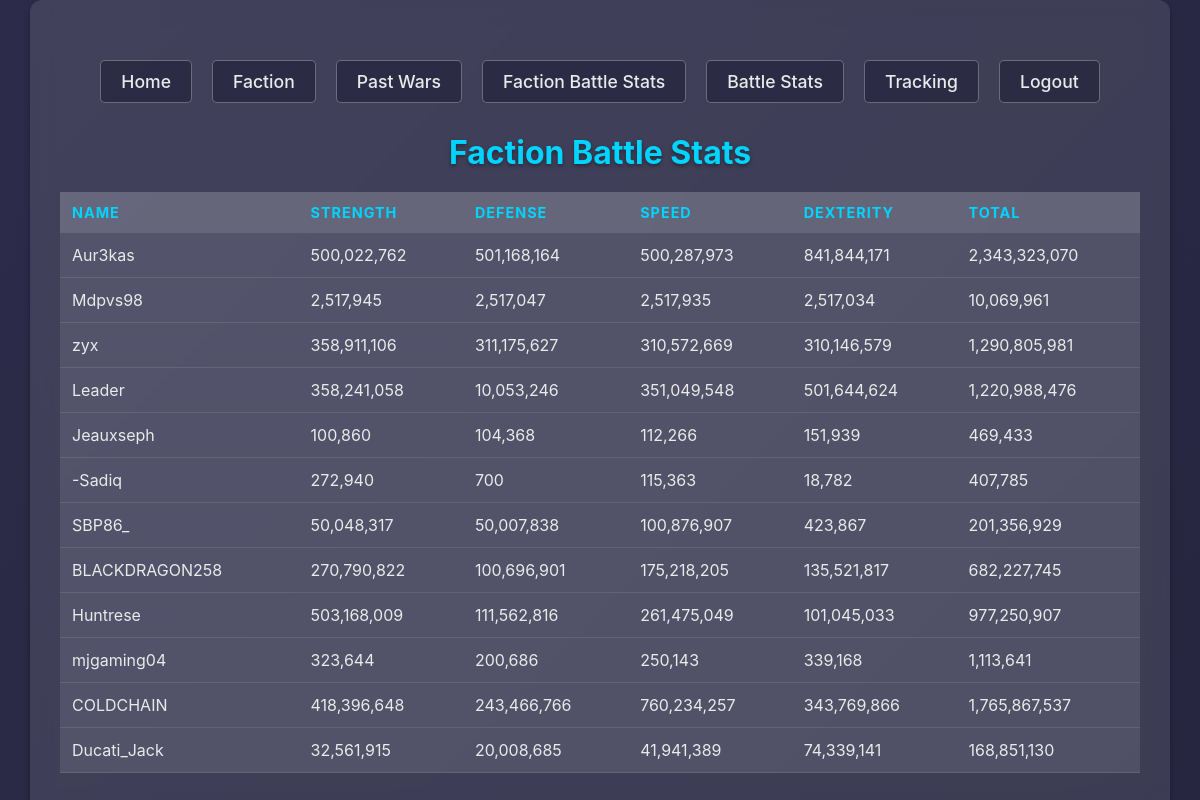
Screenshot of /faction-battle-stats with the database file from the repository.
### tables this page shows
CREATE TABLE battlestats (
                id INTEGER PRIMARY KEY AUTOINCREMENT,    -- Unique identifier
                name TEXT NOT NULL,                      -- User name
                user_id REAL NOT NULL UNIQUE,            -- User ID
                strength REAL NOT NULL,                  -- Strength stat
                defense REAL NOT NULL,                   -- Defense stat
                speed REAL NOT NULL,                     -- Speed stat
                dexterity REAL NOT NULL,                 -- Dexterity stat
                total REAL GENERATED ALWAYS AS (         -- Automatically calculates total stats
                    strength + defense + speed + dexterity
                ) STORED,
                last_updated DATETIME DEFAULT CURRENT_TIMESTAMP -- Timestamp for last update
            );

### app.py (the view)
@app.route('/faction-battle-stats')
def faction_battle_stats():
    conn = sqlite3.connect('battlestats.db')
    cursor = conn.cursor()
    cursor.execute("SELECT name, strength, defense, speed, dexterity, total FROM battlestats")
    faction_stats = cursor.fetchall()
    conn.close()
    return render_template('faction-battle-stats.html', faction_stats=faction_stats, int=int)

### app.py (called while the page is built)
@app.template_filter('to_int')
def to_int(value):
    return int(value)

### templates/faction-battle-stats.html (shortened to what this page needs)
<!DOCTYPE html>
<html lang="en">
<head>
</head>
<body>
    <div class="container">
        <nav>
            <ul>
                <li><a href="/dashboard">Home</a></li>
                <li><a href="/faction">Faction</a></li>
                <li><a href="/past-wars">Past Wars</a></li>
                <li><a href="/faction-battle-stats">Faction Battle Stats</a></li>
                <li><a href="/battle-stats">Battle Stats</a></li>
                <li><a href="/track-enemy">Tracking</a></li>
                <li><a href="/logout">Logout</a></li>
            </ul>
        </nav>
        <h1>Faction Battle Stats</h1>
        <table data-sort="asc">
            <thead>
                <tr>
                    <th>Name</th>
                    <th>Strength</th>
                    <th>Defense</th>
                    <th>Speed</th>
                    <th>Dexterity</th>
                    <th>Total</th>
                </tr>
            </thead>
            <tbody>
                {% for member in faction_stats %}
                <tr>
                    <td>{{ member[0] }}</td>
                    <td>{{ "{:,}".format(member[1] | to_int) }}</td>
                    <td>{{ "{:,}".format(member[2] | to_int) }}</td>
                    <td>{{ "{:,}".format(member[3] | to_int) }}</td>
                    <td>{{ "{:,}".format(member[4] | to_int) }}</td>
                    <td>{{ "{:,}".format(member[5] | to_int) }}</td>
                </tr>
                {% endfor %}
            </tbody>
        </table>
    </div>
</body>
</html>

### templates/faction-battle-stats.html (style rules this page uses)
body { font-family: 'Inter', -apple-system, BlinkMacSystemFont, 'Segoe UI', Roboto, 'Helvetica Neue', Arial, sans-serif; background: linear-gradient(-45deg, #0f0f1a, #1a1a2e, #24243e, #2c2c4a); background-size: 400% 400%; animation: gradientBackground 15s ease infinite; color: #eaeaea; margin: 0; padding: 0; display: flex; justify-content: center; align-items: center; min-height: 100vh; overflow: hidden; }
.container { background: rgba(255, 255, 255, 0.1); backdrop-filter: blur(10px); border-radius: 12px; padding: 20px 30px; width: 90%; max-width: 1200px; box-shadow: 0 4px 6px rgba(0, 0, 0, 0.3); text-align: center; z-index: 1; }
h1 { font-size: 2rem; margin-bottom: 20px; text-shadow: 0 2px 4px rgba(0, 0, 0, 0.4); color: #00d4ff; }
nav ul { list-style: none; padding: 0; margin: 30px 0; display: flex; justify-content: center; gap: 20px; }
nav ul li { display: inline; }
nav ul li a { text-decoration: none; color: #eaeaea; font-size: 1.1rem; font-weight: 500; padding: 10px 20px; border-radius: 5px; transition: all 0.3s ease; background-color: rgba(36, 36, 62, 0.7); }
table { width: 100%; border-collapse: collapse; margin-bottom: 20px; cursor: pointer; }
th, td { padding: 12px; text-align: left; }
th { background: rgba(255, 255, 255, 0.2); text-transform: uppercase; font-size: 0.9rem; letter-spacing: 1px; color: #00d4ff; cursor: pointer; }
td { background: rgba(255, 255, 255, 0.1); border-bottom: 1px solid rgba(255, 255, 255, 0.1); }
a, .button { text-decoration: none; color: #ffdd57; font-weight: bold; transition: all 0.3s ease; display: inline-block; margin-top: 10px; padding: 10px 20px; border-radius: 8px; background: rgba(255, 255, 255, 0.2); border: 1px solid rgba(255, 255, 255, 0.3); cursor: pointer; }

### rows the page displays
battlestats: name "Aur3kas", strength "500,022,762", defense "501,168,164", speed "500,287,973", dexterity "841,844,171", member "2,343,323,070"
battlestats: name "Mdpvs98", strength "2,517,945", defense "2,517,047", speed "2,517,935", dexterity "2,517,034", member "10,069,961"
battlestats: name "zyx", strength "358,911,106", defense "311,175,627", speed "310,572,669", dexterity "310,146,579", member "1,290,805,981"
battlestats: name "Leader", strength "358,241,058", defense "10,053,246", speed "351,049,548", dexterity "501,644,624", member "1,220,988,476"
battlestats: name "Jeauxseph", strength "100,860", defense "104,368", speed "112,266", dexterity "151,939", member "469,433"
battlestats: name "-Sadiq", strength "272,940", defense "700", speed "115,363", dexterity "18,782", member "407,785"
battlestats: name "SBP86_", strength "50,048,317", defense "50,007,838", speed "100,876,907", dexterity "423,867", member "201,356,929"
battlestats: name "BLACKDRAGON258", strength "270,790,822", defense "100,696,901", speed "175,218,205", dexterity "135,521,817", member "682,227,745"
battlestats: name "Huntrese", strength "503,168,009", defense "111,562,816", speed "261,475,049", dexterity "101,045,033", member "977,250,907"
battlestats: name "mjgaming04", strength "323,644", defense "200,686", speed "250,143", dexterity "339,168", member "1,113,641"
battlestats: name "COLDCHAIN", strength "418,396,648", defense "243,466,766", speed "760,234,257", dexterity "343,769,866", member "1,765,867,537"
battlestats: name "Ducati_Jack", strength "32,561,915", defense "20,008,685", speed "41,941,389", dexterity "74,339,141", member "168,851,130"
